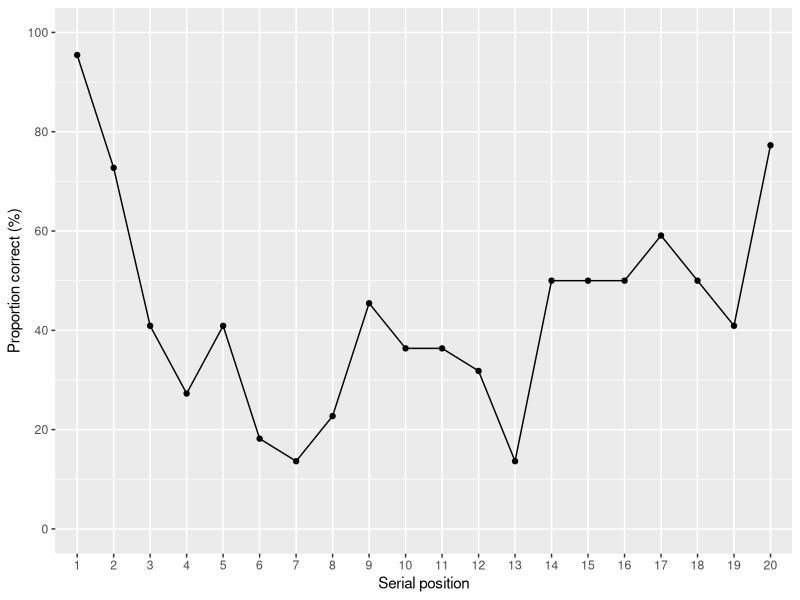

Write R code to recreate this figure.
require(tidyverse)
require(cowplot)

# make sure you change this to the location of your WD if you're not using an R project 
serial.dat <- read_csv("serial_position_data.csv")

serial_long <- gather(serial.dat, "serial_position", "Correct", -Participant)

# the ordering can get messed up later on, so it's important to convert the position
# to an ordered factor
serial_long$serial_position <- factor(serial_long$serial_position,
                                      levels = paste("SP", 1:20, sep = ""),
                                      ordered = T)

serial_long <- serial_long %>% 
  group_by(serial_position) %>% 
  summarise(prop_correct = mean(Correct))

serial_long %>% 
  ggplot(aes(x = serial_position, y = prop_correct*100, group = 1)) + 
  geom_point() + 
  geom_line() +
  ylab("Proportion correct (%)") + 
  xlab("Serial position") + 
  scale_y_continuous(limits = c(0, 100),
                     breaks = seq(0, 100, 20)) + 
  scale_x_discrete(breaks = paste("SP", 1:20, sep = ""),
                   labels = as.character(1:20))
